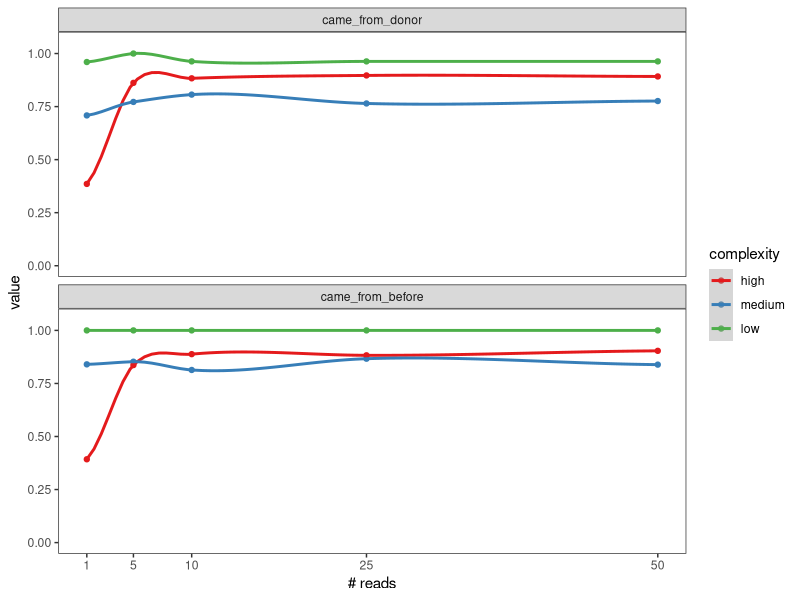

Write R code to recreate this figure.
###################################################################################
# This R code designed to made Figure 2B "The results of the second step of the   #
# RECAST algorithm testing using the simulation datasets (species)" of            #
# Olekhnovich et al. (2020) manuscript                                            #
#                                                                                 #                     
# "Separation of donor and recipient microbial diversity                          #
# allow to determine taxonomic and functional features of                         #
# microbiota restructuring following fecal transplantation"                       #
#                                                                                 #
## E I. Olekhnovich, January 14, 2021                                             #
#                                                                                 #
###################################################################################

# Set work directory 
workdir <- "/home/acari/github/RECAST_project/"
setwd(workdir)

# Set libraries
library(ggplot2)
library(Metrics)
library(stringr)
library(reshape2)

# Make the function for calculate main classification quality metrics
metrics_calc <- function(df){
    y <- as.numeric(unlist(df.sbs["class"]))
    predictions <- as.numeric(unlist(df.sbs["scored.class"]))
    precision <- precision(predictions, y)
    recall <- recall(predictions, y)
    F1 <- (2 * precision * recall) / (precision + recall)
    DF <- data.frame(F1, precision, recall)
    return(DF)
}

# Import data
df.idxstats.all <- read.csv("DATA/simulation_species.txt", sep = "\t")

# Processing data
df.idxstats.all$coverage[is.na(df.idxstats.all$coverage)] <- 0
df.idxstats.all$mapped[is.na(df.idxstats.all$mapped)] <- 0
df.idxstats.all$coverage[df.idxstats.all$coverage > 0] <- 1
df.idxstats.all$mapped[df.idxstats.all$mapped > 0] <- 1

colnames(df.idxstats.all)[c(4,5)] <- c('scored.class', 'class')

df.idxstats.all$sample <- as.character(df.idxstats.all$sample)

df.f1.from_donor <- NULL
for (i in unique(df.idxstats.all$sample)){
    
    for (k in unique(df.idxstats.all$group)){
        
        df.sbs <- df.idxstats.all[df.idxstats.all$sample == i & df.idxstats.all$group == k,]
        df.sbs <- metrics_calc(df.sbs)
        df.sbs$sample <- i
        df.sbs$group <- k
        df.f1.from_donor <- rbind(df.sbs, df.f1.from_donor)    
    }
}

df.f1.from_donor$nreads <- as.numeric(gsub("high_|medium_|low_|M", "", df.f1.from_donor$sample))
df.f1.from_donor$complexity <- sapply(str_split(df.f1.from_donor$sample, "_"), function(x) x[1])
df.f1.from_donor <- melt(df.f1.from_donor, id.vars = c("sample", "nreads", "group", "complexity"))
colnames(df.f1.from_donor)[5] <- "metrics"
df.f1.from_donor$complexity <- factor(df.f1.from_donor$complexity, levels = c("high", "medium", "low"))

df.f1.from_donor.sbs <- df.f1.from_donor[df.f1.from_donor$metrics == "F1",]
df.f1.from_donor.sbs <- df.f1.from_donor.sbs[df.f1.from_donor.sbs$group != "came_from_both",]
df.f1.from_donor.sbs <- df.f1.from_donor.sbs[df.f1.from_donor.sbs$group != "came_itself",]

df.f1.from_donor.sbs$group <- factor(df.f1.from_donor.sbs$group, levels = c("came_from_donor", "came_from_before"))
species <- df.f1.from_donor.sbs

# Make the species classification quality plot
from_donor.metrics <- ggplot(df.f1.from_donor.sbs, aes(nreads, value, col = complexity))+
    geom_point()+
    facet_wrap(~group, ncol = 1)+
    stat_smooth()+
    ylim(c(0,1.05))+
    theme_bw()+
    theme(panel.grid.major = element_blank(), panel.grid.minor = element_blank())+
    scale_x_continuous(breaks = c(1,5,10,25,50))+
    # ggtitle("From donor")+
    xlab("# reads")+
    scale_color_brewer(palette = "Set1")

# Save plot
svg(filename="f1_metrics_species.svg", width=4.0, height=5.0)
from_donor.metrics
dev.off()
